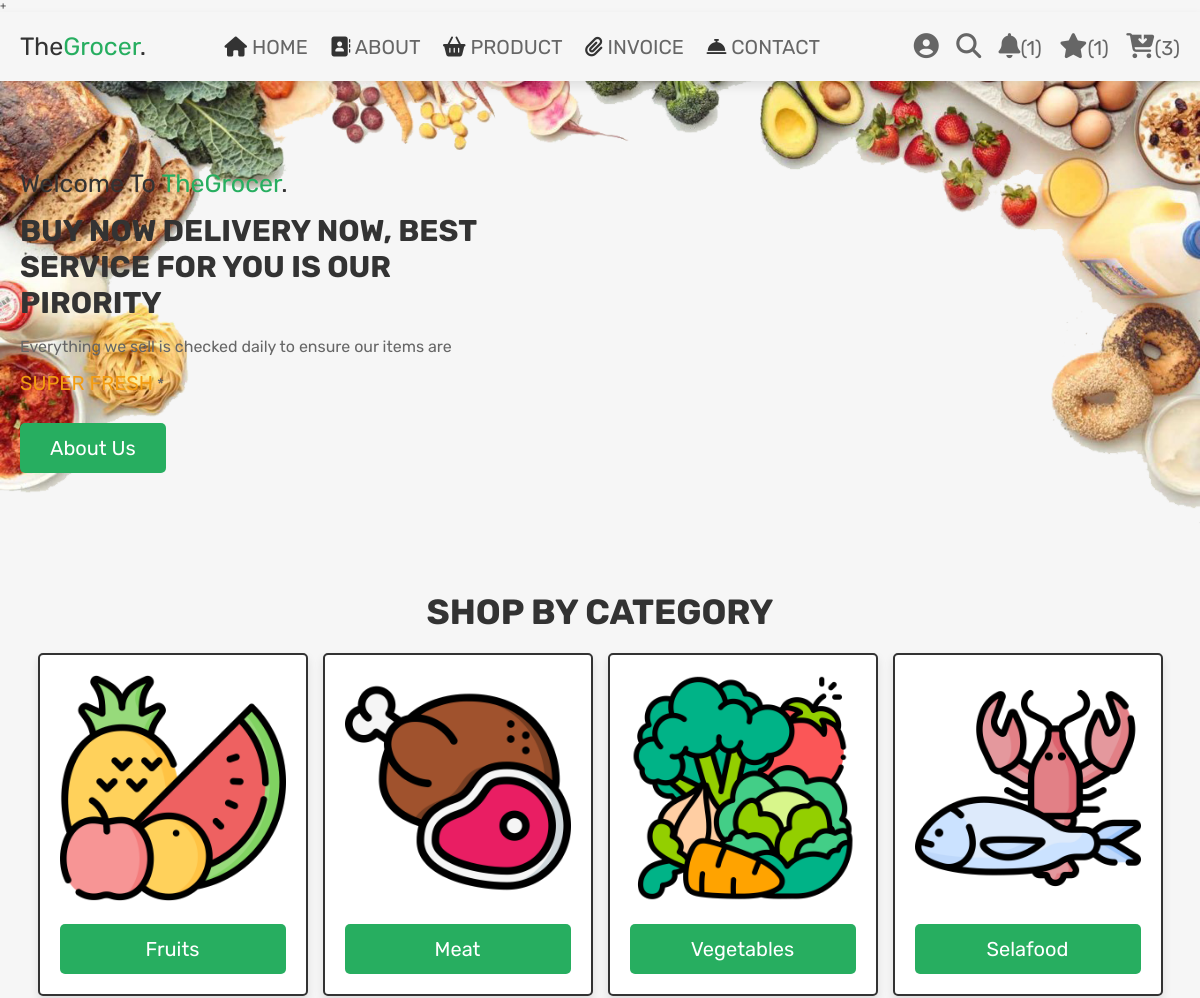
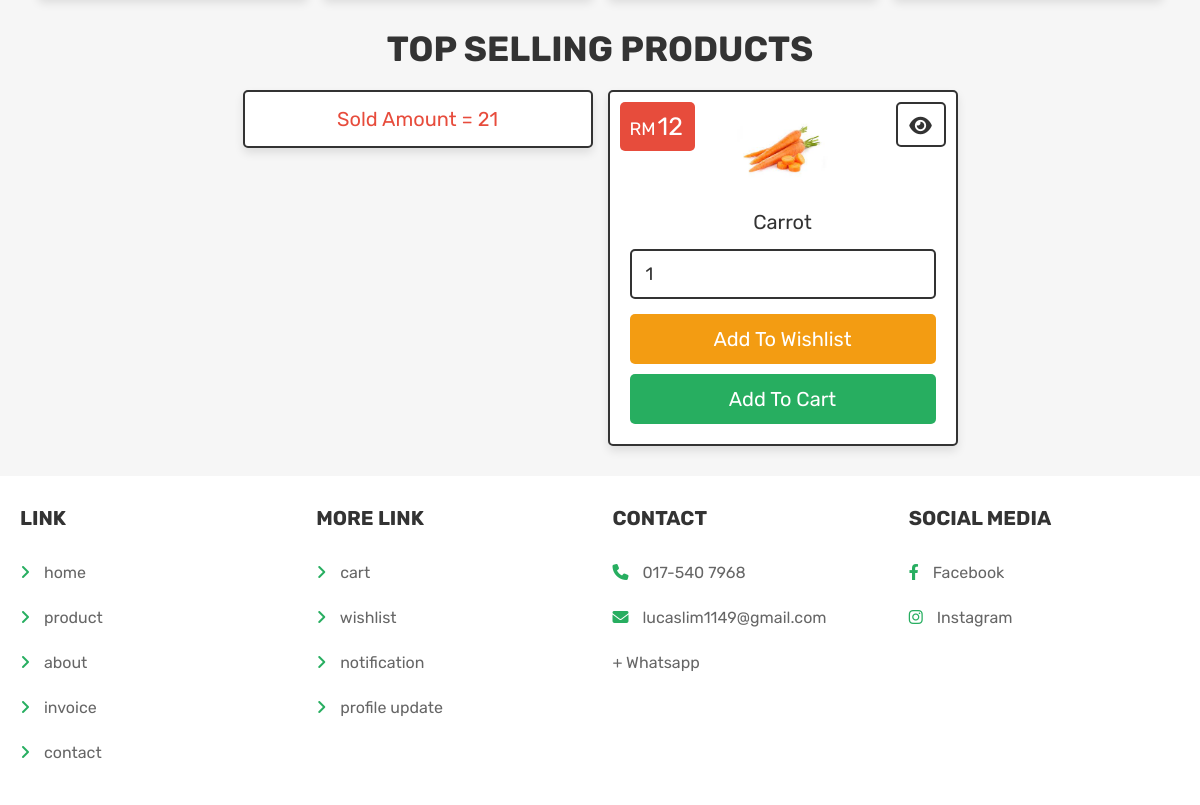
Screenshot of /home.php (signed in) with the database file from the repository (2 pictures, top to bottom).
### tables this page shows
CREATE TABLE `products` (
  `id` int(100) NOT NULL,
  `name` varchar(100) NOT NULL,
  `category` varchar(20) NOT NULL,
  `details` varchar(500) NOT NULL,
  `price` int(100) NOT NULL,
  `image` varchar(100) NOT NULL,
  `sold` int(100) NOT NULL
);

### home.php (the view, shortened to what this page needs)
<?php
@include 'config.php';
?>
<!DOCTYPE html>
<html lang="en">
<head>
   <link rel="stylesheet" href="https://cdnjs.cloudflare.com/ajax/libs/font-awesome/6.1.1/css/all.min.css">
   <link rel="stylesheet" href="css/style.css">
</head>
<body>
<?php include 'header.php'; ?>
<div class="home-bg">
   <section class="home">
      <div class="content">
         <span>Welcome To <span1>TheGrocer</span1>.</span>
         <h3>BUY NOW DELIVERY NOW, BEST SERVICE FOR YOU IS OUR PIRORITY</h3>
         <p>Everything we sell is checked daily to ensure our items are <s>SUPER FRESH</s> *</p>
         <a href="about.php" class="btn">About us</a>
      </div>
   </section>
</div>
<section class="home-category">
   <h1 class="title">Shop by category</h1>
   <div class="box-container">
      <div class="box">
         <img src="images/fruit.png" alt="">
         <a href="category.php?category=fruits" class="btn">Fruits</a>
      </div>
      <div class="box">
         <img src="images/meat.png" alt="">
         <a href="category.php?category=meat" class="btn">Meat</a>
      </div>
      <div class="box">
         <img src="images/vage.png" alt="">
         <a href="category.php?category=vegetables" class="btn">Vegetables</a>
      </div>
      <div class="box">
         <img src="images/sea.png" alt="">
         <a href="category.php?category=seafood" class="btn">Selafood</a>
      </div>
   </div>
</section>
<section class="products">
   <h1 class="title">Top selling products</h1>
   <div class="box-container">
   <?php
      $select_products = $conn->prepare("SELECT * FROM `products`");
      $select_products->execute();
       $x=0;
      if($select_products->rowCount() > 0){
         while($fetch_products = $select_products->fetch(PDO::FETCH_ASSOC)){
             if($x<$fetch_products['sold']){
                 $x=$fetch_products['sold'];
             }
         }
      }
   ?>
    <?php
      $select_products = $conn->prepare("SELECT * FROM `products` WHERE sold = ?");
      $select_products->execute([$x]);
      if($select_products->rowCount() > 0){
          echo '<p class="empty">sold amount = '.$x.'</p>';
         while($fetch_products = $select_products->fetch(PDO::FETCH_ASSOC)){
   ?>
   <form action="" class="box" method="POST">
      <div class="price">RM<span><?= $fetch_products['price']; ?></span></div>
      <a href="view_page.php?pid=<?= $fetch_products['id']; ?>" class="fas fa-eye"></a>
      <img src="uploaded_img/<?= $fetch_products['image']; ?>" alt="">
      <div class="name"><?= $fetch_products['name']; ?></div>
      <input type="number" min="1" value="1" name="p_qty" class="qty">
      <input type="submit" value="add to wishlist" class="option-btn" name="add_to_wishlist">
      <input type="submit" value="add to cart" class="btn" name="add_to_cart">
   </form>
   <?php
      }
   }
   ?>
   </div>
</section>
<?php include 'footer.php'; ?>
</body>
</html>

### css/style.css (style rules this page uses)
.home-bg { background: url(../images/index-bg.PNG) no-repeat; background-size: cover; background-position: center; }
.home-bg .home { display: flex; align-items: center; min-height: 60vh; }
.home-bg .home .content { width: 50rem; }
.home-bg .home .content span { color:var(--black); font-size: 2.5rem; }
.home-bg .home .content span1 { color:var(--green); font-size: 2.5rem; }
.home-bg .home .content h3 { font-size: 3rem; text-transform: uppercase; margin-top: 1.5rem; color:var(--black); }
.home-bg .home .content p { font-size: 1.6rem; padding:1rem 0; line-height: 2; color:var(--light-color); }
.home-bg .home .content s { font-size: 2rem; padding:1rem 0; line-height: 2; color:var(--orange); }
.home-bg .home .content a { display: inline-block; width: auto; }
.home-category .box-container { display: grid; grid-template-columns: repeat(auto-fit, 27rem); gap:1.5rem; justify-content: center; align-items: flex-start; }
.home-category .box-container .box { padding:2rem; text-align: center; border:var(--border); background-color: var(--white); box-shadow: var(--box-shadow); border-radius: .5rem; }
.home-category .box-container .box img { width: 100%; margin-bottom: 1rem; }
.home-category { padding-bottom: 0; }
.products .box-container { display: grid; grid-template-columns: repeat(auto-fit, 35rem); gap:1.5rem; justify-content: center; align-items: flex-start; }
.products .box-container .box { padding:2rem; text-align: center; border:var(--border); background-color: var(--white); box-shadow: var(--box-shadow); border-radius: .5rem; position: relative; }
.products .box-container .box .price { position: absolute; top:1rem; left:1rem; padding:1rem; border-radius: .5rem; background-color: var(--red); font-size: 1.8rem; color:var(--white); }
.products .box-container .box .price span { font-size: 2.5rem; color:var(--white); margin:0 .2rem; }
.products .box-container .box .fa-eye { position: absolute; top:1rem; right:1rem; border-radius: .5rem; height: 4.5rem; line-height: 4.3rem; width: 5rem; border:var(--border); color:var(--black); font-size: 2rem; background-color: var(--white); }
.products .box-container .box img { width: 30%; margin-bottom: 1rem; }
.products .box-container .box .name { font-size: 2rem; color:var(--black); padding:1rem 0; }
.products .box-container .box .qty { margin:.5rem 0; border-radius: .5rem; padding:1.2rem 1.4rem; font-size: 1.8rem; color:var(--black); border:var(--border); width: 100%; }

### css/components.css (style rules this page uses)
:root { --green:#27ae60; --orange:#f39c12; --red:#e74c3c; --black:#333; --light-color:#666; --white:#fff; --light-bg:#f6f6f6; --border:.2rem solid var(--black); --box-shadow:0 .5rem 1rem rgba(0,0,0,.1); }
* { font-family: 'Rubik', sans-serif; margin:0; padding:0; box-sizing: border-box; outline: none; border:none; text-decoration: none; color:var(--black); }
body { background-color: var(--light-bg); }
html { font-size: 62.5%; overflow-x: hidden; scroll-behavior: smooth; scroll-padding-top: 6.5rem; }
section { padding:3rem 2rem; max-width: 1200px; margin:0 auto; }
.btn, .delete-btn, .option-btn { display: block; width: 100%; margin-top: 1rem; border-radius: .5rem; color:var(--white); font-size: 2rem; padding:1.3rem 3rem; text-transform: capitalize; cursor: pointer; text-align: center; }
.btn { background-color: var(--green); }
.option-btn { background-color: var(--orange); }
.title { text-align: center; margin-bottom: 2rem; text-transform: uppercase; color:var(--black); font-size: 3.5rem; }
.empty { padding:1.5rem; background: var(--white); color:var(--red); border-radius: .5rem; border:var(--border); font-size: 2rem; text-align: center; box-shadow: var(--box-shadow); text-transform: capitalize; }

### rows the page displays
products: sold "21", price "12", image (picture), name "Carrot"

### other values shown
$notif "1"
$count_wishlist_items->rowCount() "1"
$count_cart_items->rowCount() "3"
